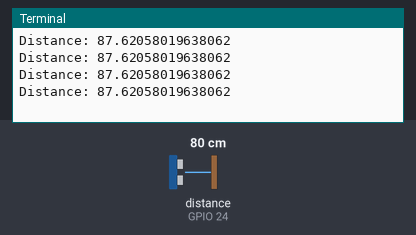
A program run on a simulated Raspberry Pi (BCM pin numbers). Shown: the last lines printed to the terminal. The inputs (shaded band) are chosen by the test bench; at power-on: distance to the obstacle (sensor on GPIO 24) 80 cm. The echo pulse lasts 58.3 µs per cm; the clock reads 2024-03-15 10:24:30 at power-on unless the program sets it.

Above: at 1.2 s.
1.3 s: distance to the obstacle (sensor on GPIO 24) set to 2 cm
At 1.7 s:
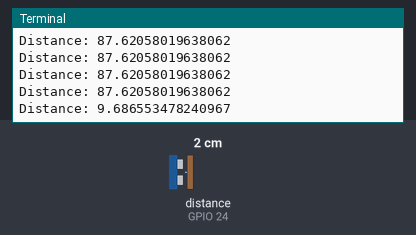
2.8 s: distance to the obstacle (sensor on GPIO 24) set to 4 cm
At 3.11 s:
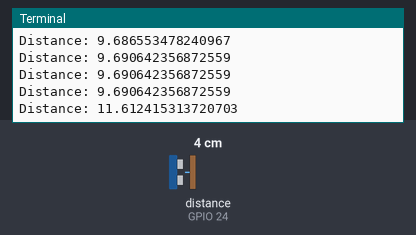
Timing chart, 0 to 5.8 s (numbered marks = the images above; inputs shaded):
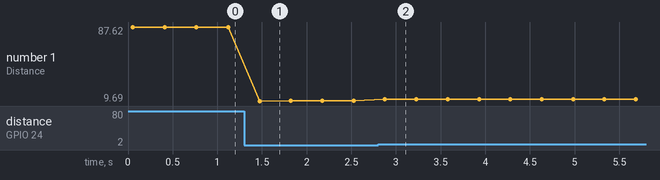

Measured:
- after the input at 1.3 s, the terminal: prints a new line after 0.17 s (image 1)
- after the input at 2.8 s, the terminal: prints a new line after 0.08 s (image 2)
- plotted number 1: 87.62 → 9.69 after the input at 1.3 s, 9.69 → 11.61 after the input at 2.8 s

The program:

distance-print.py
```python
# Testing distance with HR S04 sensor

import RPi.GPIO as GPIO
import time

TRIG = 23
ECHO = 24

GPIO.setmode(GPIO.BCM)
GPIO.setup(TRIG, GPIO.OUT)
GPIO.setup(ECHO, GPIO.IN)

def get_distance(timeout=0.02):
    # Ensure trigger low
    GPIO.output(TRIG, False)
    time.sleep(0.05)

    # Trigger pulse
    GPIO.output(TRIG, True)
    time.sleep(0.00001)
    GPIO.output(TRIG, False)

    # Wait for echo start
    start = time.time()
    t0 = start
    while GPIO.input(ECHO) == 0:
        stop = time.time()
        if stop - t0 > timeout:
            return None


    # wait for echo end
    stop = time.time()
    t0 = stop
    while GPIO.input(ECHO) == 1:
        stop = time.time()
        if stop - t0 > timeout:
            return None

    pulse_duration = stop - start
    distance = pulse_duration * (34300/2) # speed of sound c./s
    return distance

try:
    while True:
        distance = get_distance()
        if distance == None:
            print("No echo (timeout)")
        else:
            print("Distance: " + str(distance))
        time.sleep(0.3)
except KeyboardInterrupt:
    pass
finally:
    GPIO.cleanup()
```
